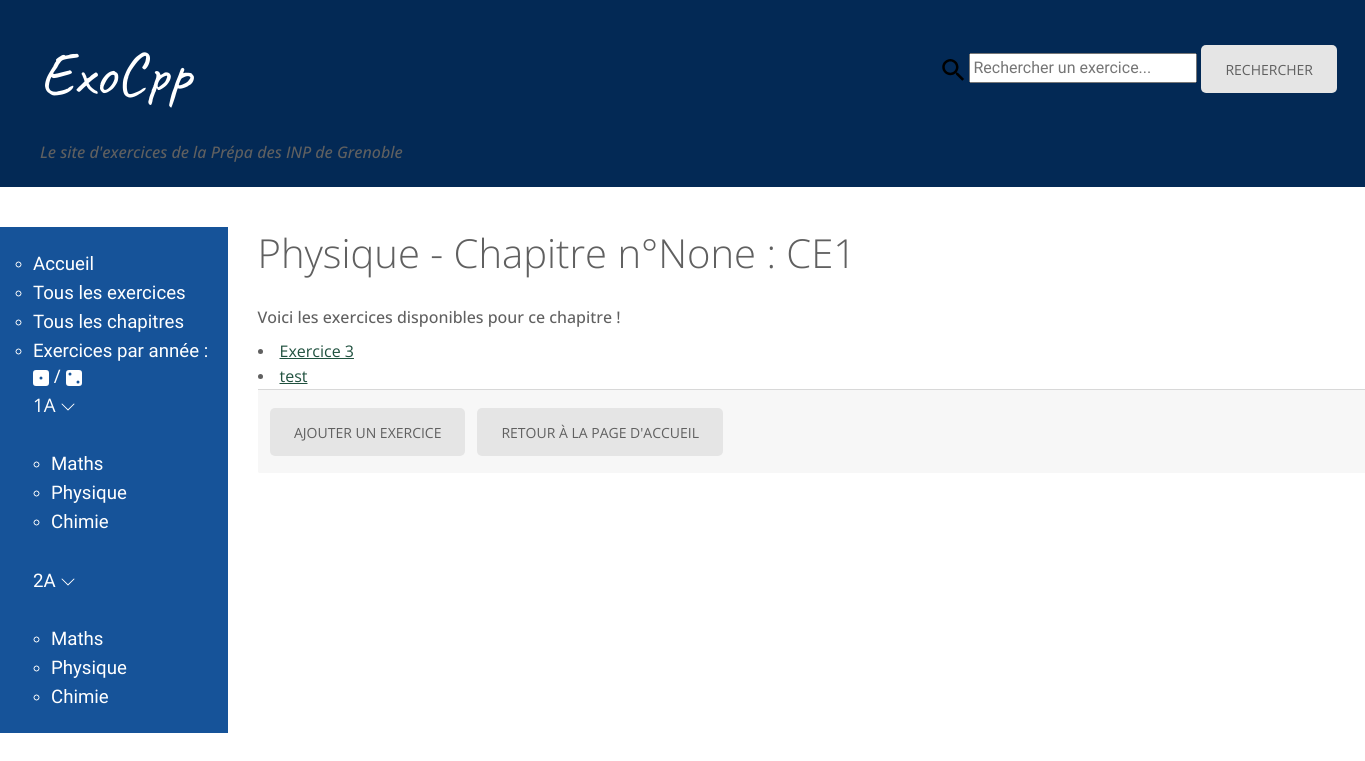
The page /chapitre/4 on the database as committed earlier.
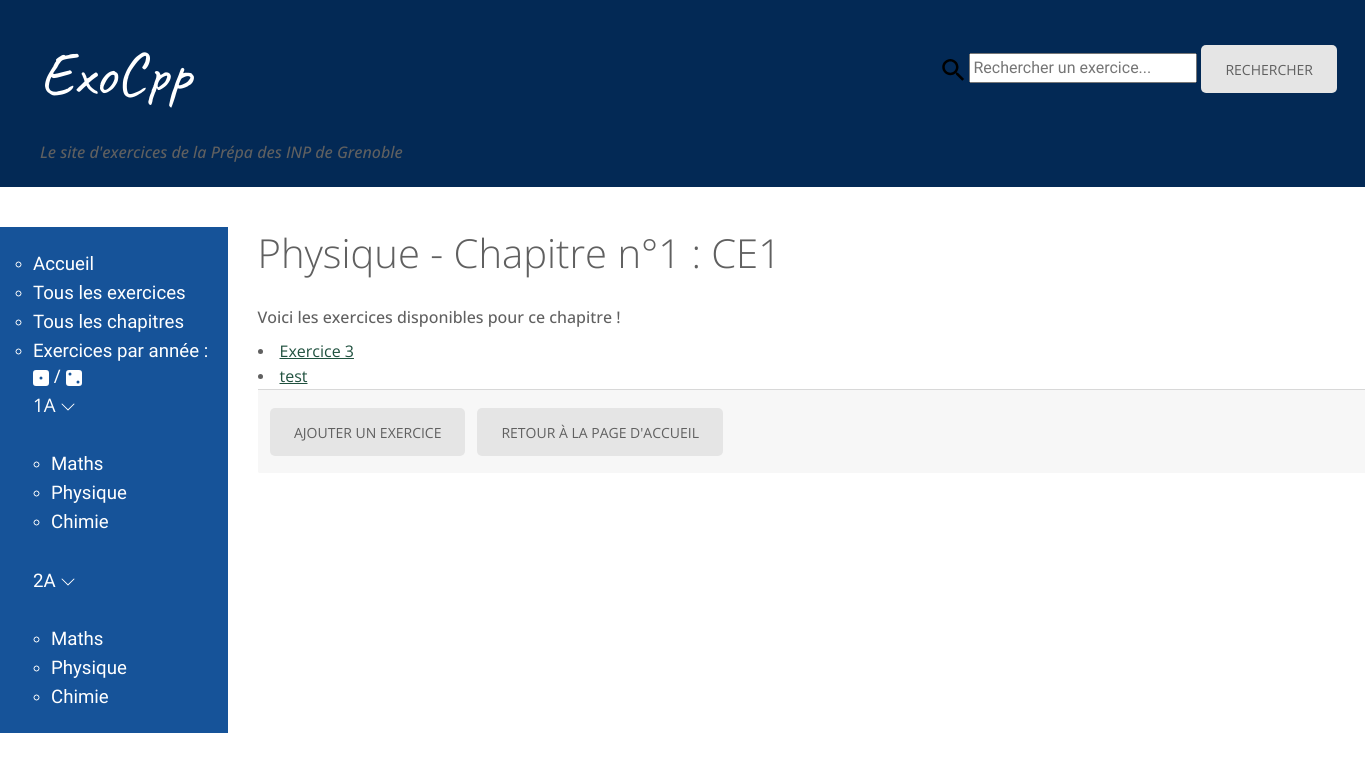
The same page on the database as committed later.
### exo/models.py (models this page shows, shortened)
class Chapitre(models.Model):
    annee = models.CharField(max_length=2, choices = [('1A', 'Première année'),
        ('2A', 'Deuxième année')])
    matiere = models.CharField(max_length=40 , choices = [('Maths', 'Maths'),('Chimie','Chimie'),
        ('Physique', 'Physique')]
        )
    nom = models.CharField(max_length=200, null=False)
    numero = models.IntegerField(null=True, help_text="Vous pouvez numéroter le chapitre/module \
        pour permettre un classement dans l'ordre du programme (recommandé, \
        la valeur par défaut est 1)", default=1)

### exo/views.py (the view)
# urls.py: path('chapitre/<int:chapitre_id>', views.chap_detail, name='chapitre-details'),
def chap_detail(request, chapitre_id):
	chapitre = get_object_or_404(Chapitre, pk = chapitre_id)
	return render(request, 'exo/chap_listexo.html', {'chapitre': chapitre,
	'exercices': Exercice.objects.filter(chapitre_id=chapitre_id),})

### exo/models.py (called while the page is built)
    def get_absolute_url(self):
        return reverse('exercice-details', args=[str(self.id)])

### exo/templates/exo/chap_listexo.html (shortened to what this page needs)
{% extends "base_generic.html" %}
{% block content %}
	<h1>{{ chapitre.matiere }} - Chapitre n°{{chapitre.numero}} : {{ chapitre.nom }}</h1>
  	<h6>Voici les exercices disponibles pour ce chapitre !</h6>
  	{% for exercice in exercices %}
      <li>
        <a href="{{ exercice.get_absolute_url }}">{{ exercice.nom }}</a>
      </li>
    {% endfor %}
    <div class="card-footer text-muted">
        <a href="{% url 'new_ex' %}" class="btn btn-outline-success btn-sm">Ajouter un exercice</a>
        <a href="{% url 'home' %}" class="btn btn-outline-secondary btn-sm">Retour à la page d'accueil</a>
    </div>
{% endblock %}

Rows that differ between the two databases and show on the page:
changed Chapitre "Physique": numero "None" → "1"
